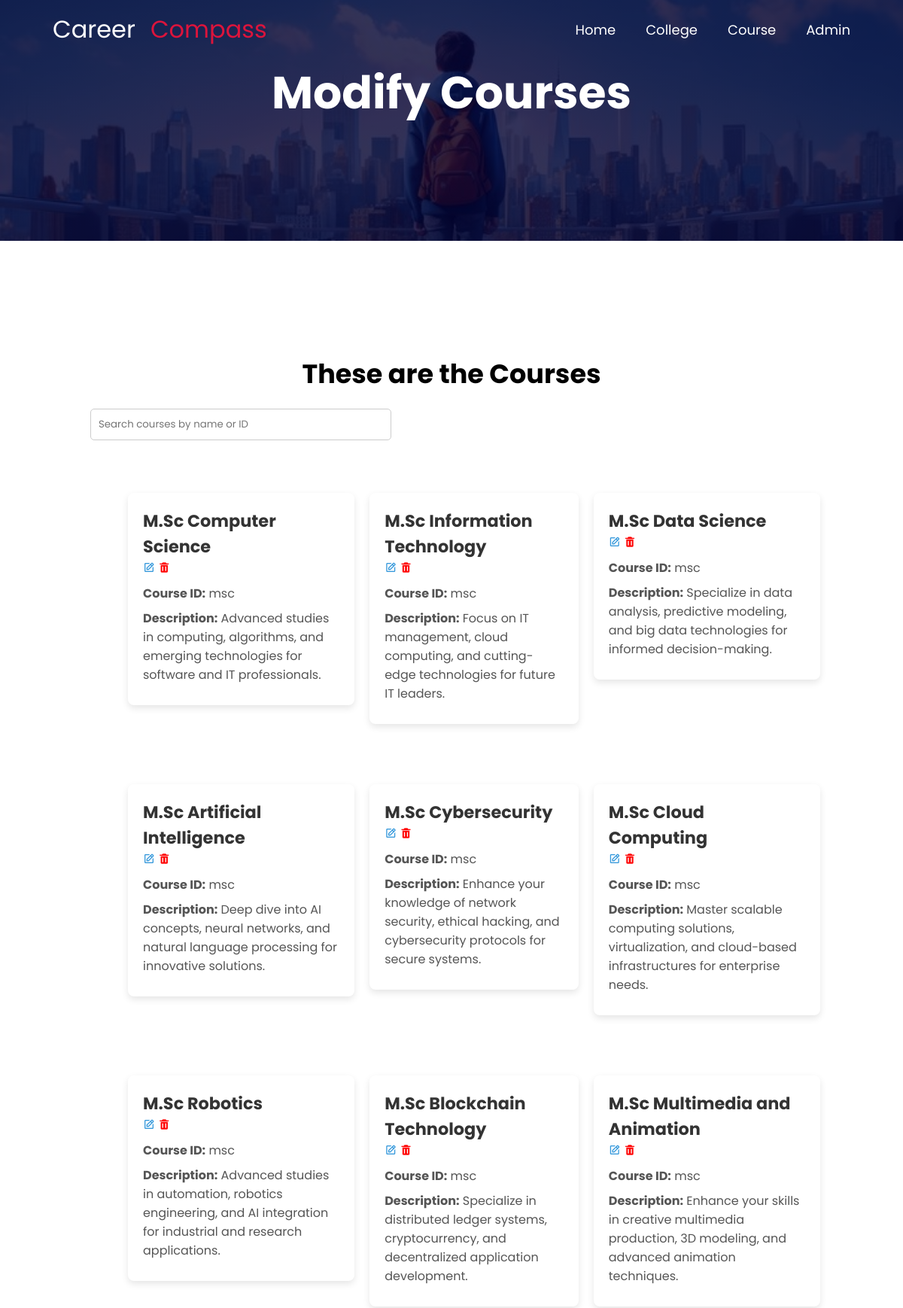
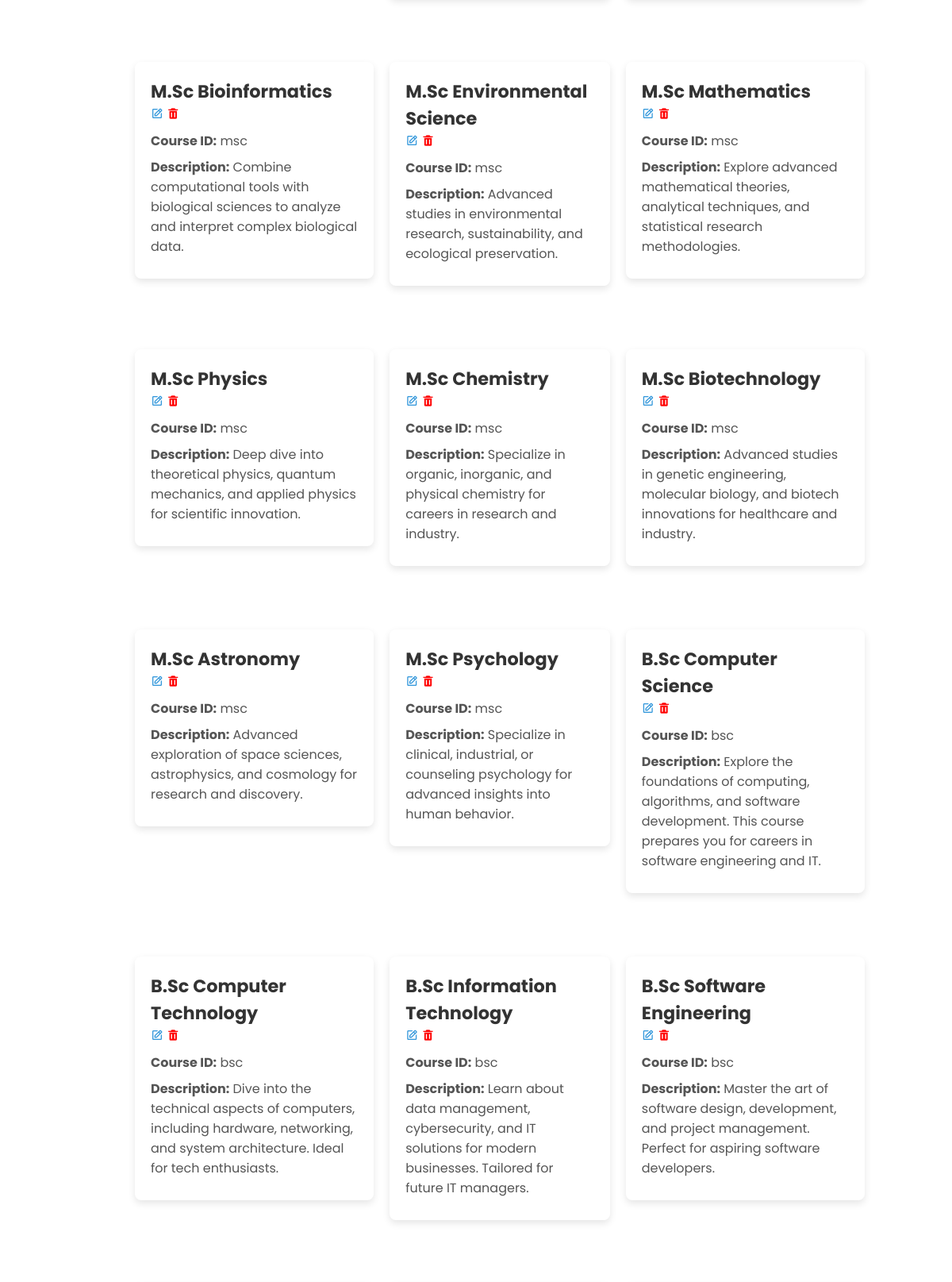
Page /templates/Courses/Courses.php (upper part) on the committed database (2 pictures, top to bottom).
### tables this page shows
CREATE TABLE `career_combass_courses` (
  `id` int(11) NOT NULL,
  `course_id` varchar(10) NOT NULL,
  `course` varchar(255) NOT NULL,
  `description` text NOT NULL
);

### templates/Courses/Courses.php (the view, shortened to what this page needs)
<!DOCTYPE html>
<html lang="en">
<head>
    <link href="../../assets/css/style.css" rel="stylesheet">
    <link href="https://unpkg.com/boxicons@2.1.4/css/boxicons.min.css" rel="stylesheet"/>
</head>
<body>
<div class="admin-colleges">
    <h1 class="title">Modify Courses</h1>
</div>
<div class="admin-colleges-container">
    <h1>These are the Courses</h1>
    <input type="text" id="search-bar" class="search-bar" placeholder="Search courses by name or ID">
    <div class="row" id="course-list">
		<?php
		include '../../config.php';
		$query  = 'SELECT * FROM career_combass_courses';
		$result = mysqli_query( $conn, $query );
		while ( $row = mysqli_fetch_assoc( $result ) ) {
			?>
            <div class="col" data-course-name="<?php echo htmlspecialchars( $row['course'] ); ?>"
                 data-course-id="<?php echo htmlspecialchars( $row['course_id'] ); ?>">
                <div class="course-col-title">
                    <h3><?php echo htmlspecialchars( $row['course'] ); ?></h3>
                    <div>
                        <i class='bx bx-edit edit-btn' data-id="<?php echo $row['id']; ?>"
                           data-course_id="<?php echo $row['course_id']; ?>"
                           data-course="<?php echo $row['course']; ?>"
                           data-description="<?php echo $row['description']; ?>"></i>
                        <i class='bx bxs-trash delete-btn' data-id="<?php echo $row['id']; ?>" style="color: red"></i>
                    </div>
                </div>
                <p><strong>Course ID:</strong> <?php echo htmlspecialchars( $row['course_id'] ); ?></p>
                <p><strong>Description:</strong> <?php echo htmlspecialchars( $row['description'] ); ?></p>
            </div>
		<?php } ?>
    </div>
</div>
</body>
</html>

### assets/css/style.css (style rules this page uses)
* { margin: 0; padding: 0; box-sizing: border-box; font-family: "poppins"; }
.career-navbar { display: flex; align-items: center; justify-content: space-between; padding: 15px 30px; font-size: 18px; color: white; margin: 0 40px; }
.navbar-title { font-size: 32px; display: flex; gap: 20px; text-decoration: none; color: #fff; }
.navbar-title p { color: crimson; }
.nav-links { list-style: none; display: flex; align-items: center; gap: 40px; }
.nav-link a { color: #fff; text-decoration: none; }
.nav-link { cursor: pointer; position: relative; transition: .3s; color: #fff; }
.nav-link a { text-decoration: none; }
.nav-link:before { content: ''; position: absolute; left: 0; bottom: -4px; width: 0%; height: 3px; border-radius: 5px; background: #ffffff; transition: width .3s; }
.admin-colleges { width: 100%; height: 40vh; background-image: linear-gradient(rgba(0, 0, 50, 0.8), rgba(0, 0, 50, 0.8)), url(../../images/admin-college.jpg); background-position: center; background-size: cover; position: relative; overflow: hidden; }
.admin-colleges .title { text-align: center; color: white; font-size: 60px; }
.admin-colleges-container { width: 80%; margin: auto; margin-top: 150px; }
.admin-colleges-container h1 { text-align: center; font-size: 35px; }
.row { display: grid; grid-template-columns: 1fr 1fr 1fr; gap: 50px; }
.col { width: 100%; background: white; box-shadow: 1px 3px 10px rgba(0, 0, 0, 0.4); margin: 30px; padding: 20px; border-radius: 8px; height: fit-content; }

### templates/Courses/Courses.php (style rules this page uses)
.row { display: grid; grid-template-columns: repeat(3, 1fr); gap: 20px; padding: 20px; max-width: 1200px; margin: 0 auto; }
.col { background: white; box-shadow: 0 4px 10px rgba(0, 0, 0, 0.1); padding: 20px; border-radius: 8px; transition: transform 0.3s ease, box-shadow 0.3s ease; }
.col h3 { margin-top: 0; font-size: 1.4em; color: #333; }
.col p { margin: 8px 0; color: #555; }
.col strong { font-weight: bold; }
.delete-btn { color: red; cursor: pointer; }
.edit-btn { color: #3498db; cursor: pointer; }
.search-bar { width: 100%; max-width: 400px; margin: 20px auto; padding: 10px; border-radius: 5px; border: 1px solid #ccc; }

### rows in the picture
career_combass_courses: course "M.Sc Computer Science", course "msc", description "Advanced studies in computing, algorithms, and emerging technologies for software and IT professionals."
career_combass_courses: course "M.Sc Information Technology", course "msc", description "Focus on IT management, cloud computing, and cutting-edge technologies for future IT leaders."
career_combass_courses: course "M.Sc Data Science", course "msc", description "Specialize in data analysis, predictive modeling, and big data technologies for informed decision-making."
career_combass_courses: course "M.Sc Artificial Intelligence", course "msc", description "Deep dive into AI concepts, neural networks, and natural language processing for innovative solutions."
career_combass_courses: course "M.Sc Cybersecurity", course "msc", description "Enhance your knowledge of network security, ethical hacking, and cybersecurity protocols for secure systems."
career_combass_courses: course "M.Sc Cloud Computing", course "msc", description "Master scalable computing solutions, virtualization, and cloud-based infrastructures for enterprise needs."
career_combass_courses: course "M.Sc Robotics", course "msc", description "Advanced studies in automation, robotics engineering, and AI integration for industrial and research applications."
career_combass_courses: course "M.Sc Blockchain Technology", course "msc", description "Specialize in distributed ledger systems, cryptocurrency, and decentralized application development."
career_combass_courses: course "M.Sc Multimedia and Animation", course "msc", description "Enhance your skills in creative multimedia production, 3D modeling, and advanced animation techniques."
career_combass_courses: course "M.Sc Bioinformatics", course "msc", description "Combine computational tools with biological sciences to analyze and interpret complex biological data."
career_combass_courses: course "M.Sc Environmental Science", course "msc", description "Advanced studies in environmental research, sustainability, and ecological preservation."
career_combass_courses: course "M.Sc Mathematics", course "msc", description "Explore advanced mathematical theories, analytical techniques, and statistical research methodologies."
career_combass_courses: course "M.Sc Physics", course "msc", description "Deep dive into theoretical physics, quantum mechanics, and applied physics for scientific innovation."
career_combass_courses: course "M.Sc Chemistry", course "msc", description "Specialize in organic, inorganic, and physical chemistry for careers in research and industry."
career_combass_courses: course "M.Sc Biotechnology", course "msc", description "Advanced studies in genetic engineering, molecular biology, and biotech innovations for healthcare and industry."
career_combass_courses: course "M.Sc Astronomy", course "msc", description "Advanced exploration of space sciences, astrophysics, and cosmology for research and discovery."
career_combass_courses: course "M.Sc Psychology", course "msc", description "Specialize in clinical, industrial, or counseling psychology for advanced insights into human behavior."
career_combass_courses: course "B.Sc Computer Science", course "bsc", description "Explore the foundations of computing, algorithms, and software development. This course prepares you for careers in software engineering and IT."
career_combass_courses: course "B.Sc Computer Technology", course "bsc", description "Dive into the technical aspects of computers, including hardware, networking, and system architecture. Ideal for tech enthusiasts."
career_combass_courses: course "B.Sc Information Technology", course "bsc", description "Learn about data management, cybersecurity, and IT solutions for modern businesses. Tailored for future IT managers."
career_combass_courses: course "B.Sc Software Engineering", course "bsc", description "Master the art of software design, development, and project management. Perfect for aspiring software developers."
